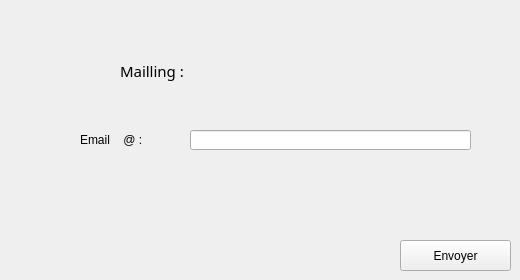
     <widget class="QWidget" name="Mailling">
      <attribute name="title">
       <string>Mailling</string>
      </attribute>
      <widget class="QLabel" name="Emai">
       <property name="geometry">
        <rect>
         <x>80</x>
         <y>130</y>
         <width>81</width>
         <height>20</height>
        </rect>
       </property>
       <property name="text">
        <string>Email    @ :</string>
       </property>
      </widget>
      <widget class="QLineEdit" name="lineEdit_mat_3">
       <property name="geometry">
        <rect>
         <x>190</x>
         <y>130</y>
         <width>281</width>
         <height>20</height>
        </rect>
       </property>
      </widget>
      <widget class="QPushButton" name="pushButton_Envoyer">
       <property name="geometry">
        <rect>
         <x>400</x>
         <y>240</y>
         <width>111</width>
         <height>31</height>
        </rect>
       </property>
       <property name="text">
        <string>Envoyer</string>
       </property>
      </widget>
      <widget class="QLabel" name="Mailling_2">
       <property name="geometry">
        <rect>
         <x>120</x>
         <y>60</y>
         <width>211</width>
         <height>21</height>
        </rect>
       </property>
       <property name="font">
        <font>
         <family>MS Reference Sans Serif</family>
         <pointsize>11</pointsize>
        </font>
       </property>
       <property name="text">
        <string>Mailling :</string>
       </property>
      </widget>
     </widget>
